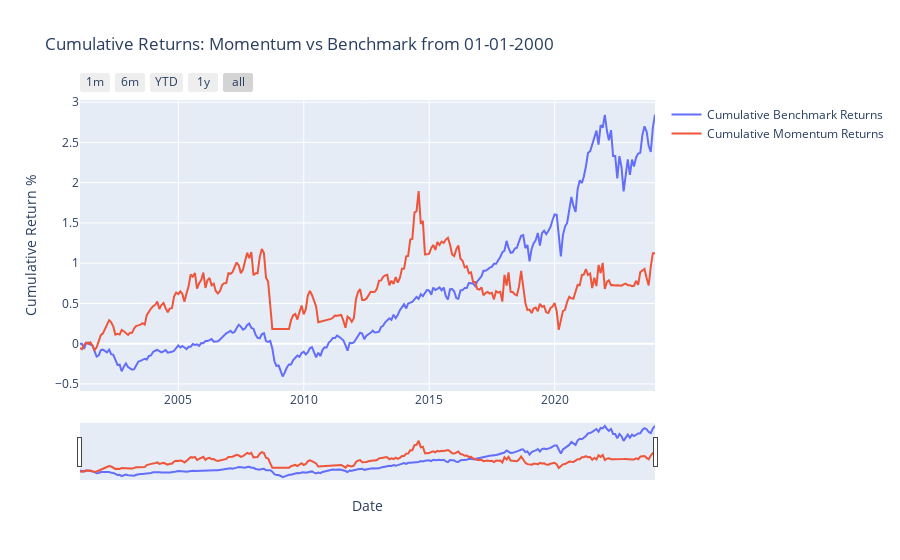

Notebook cell for this chart:
### Code cell
# Create a Plotly figure
fig = go.Figure()

# Add the cumulative benchmark returns line trace
fig.add_trace(
    go.Scatter(
        x=cumulative_benchmark_returns.index,
        y=cumulative_benchmark_returns,
        mode='lines',
        name='Cumulative Benchmark Returns'
    )
)

# Add the cumulative momentum returns line trace
fig.add_trace(
    go.Scatter(
        x=cumulative_momentum_returns.index,
        y=cumulative_momentum_returns,
        mode='lines',
        name='Cumulative Momentum Returns'
    )
)

# Configure the x-axis to show months when zoomed in and add range selector buttons
fig.update_layout(
    title='Cumulative Returns: Momentum vs Benchmark from 01-01-2000',
    xaxis_title='Date',
    yaxis_title='Cumulative Return %',
    xaxis=dict(
        tickmode='auto',
        rangeslider=dict(
            visible=True
        ),
        rangeselector=dict(
            buttons=list([
                dict(count=1, label="1m", step="month", stepmode="backward"),
                dict(count=6, label="6m", step="month", stepmode="backward"),
                dict(count=1, label="YTD", step="year", stepmode="todate"),
                dict(count=1, label="1y", step="year", stepmode="backward"),
                dict(step="all")
            ])
        ),
        type="date"
    ),
)

# Show the plot
fig.show()

### Figure 1 — Plotly figure (JSON) as saved in the notebook; plotly's stock layout.template omitted (floating-point values rounded to 4 significant figures; data arrays with more than 128 entries replaced by an {"elided": "..."} marker saying what was removed)
{"data": [{"mode": "lines", "name": "Cumulative Benchmark Returns", "type": "scatter", "x": {"elided": "276 str values"}, "y": {"elided": "276 float values"}}, {"mode": "lines", "name": "Cumulative Momentum Returns", "type": "scatter", "x": {"elided": "276 str values"}, "y": {"elided": "276 float values"}}], "layout": {"title": {"text": "Cumulative Returns: Momentum vs Benchmark from 01-01-2000"}, "xaxis": {"rangeselector": {"buttons": [{"count": 1, "label": "1m", "step": "month", "stepmode": "backward"}, {"count": 6, "label": "6m", "step": "month", "stepmode": "backward"}, {"count": 1, "label": "YTD", "step": "year", "stepmode": "todate"}, {"count": 1, "label": "1y", "step": "year", "stepmode": "backward"}, {"step": "all"}]}, "rangeslider": {"visible": true}, "tickmode": "auto", "title": {"text": "Date"}, "type": "date"}, "yaxis": {"title": {"text": "Cumulative Return %"}}}}
